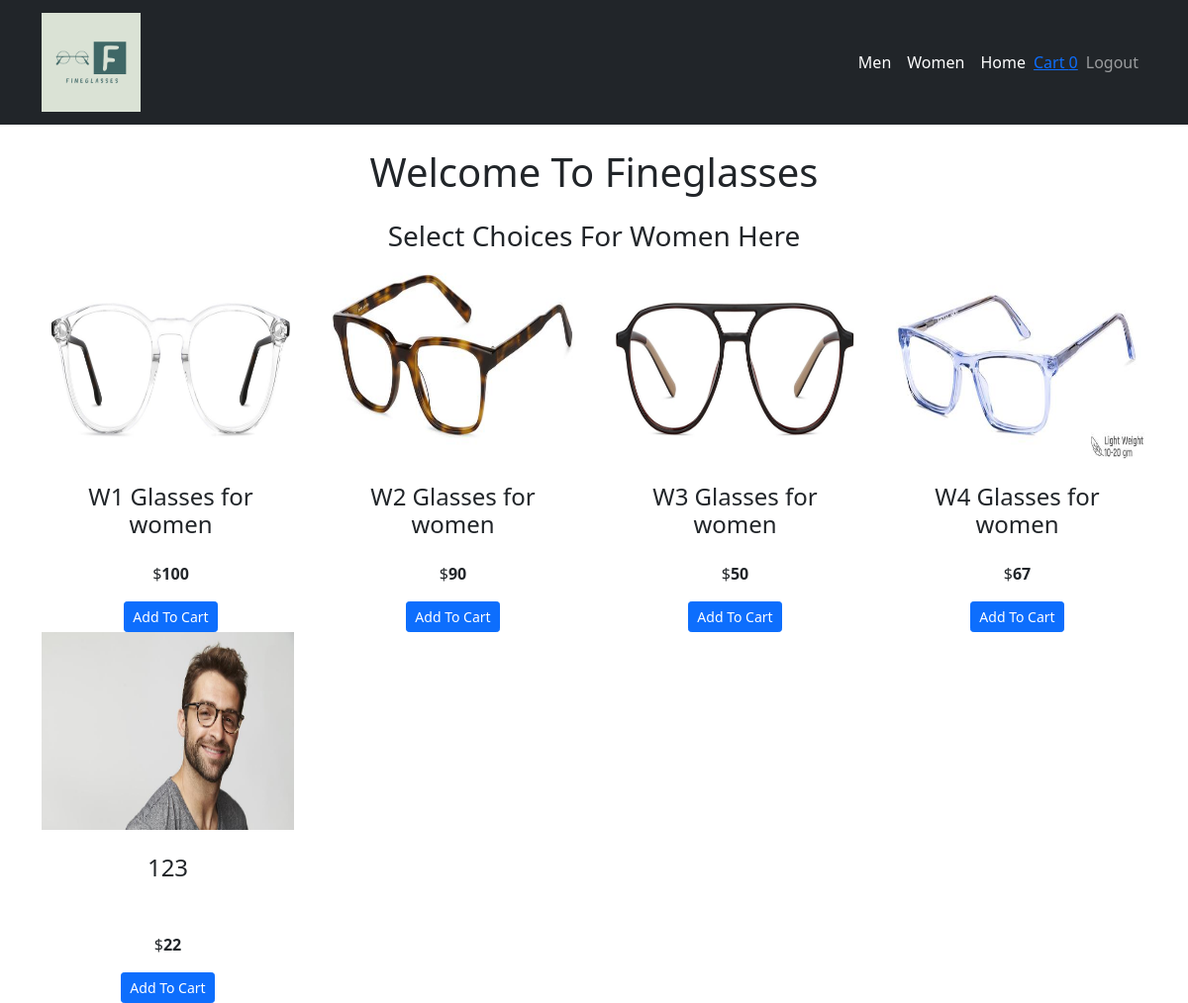
The page /women.php on the database its author committed.
### tables this page shows
CREATE TABLE `products` (
  `id` int(11) NOT NULL,
  `name` varchar(200) NOT NULL,
  `price` double NOT NULL,
  `photo` varchar(150) NOT NULL,
  `category` int(14) NOT NULL
);

### women.php (the view, shortened to what this page needs)
<?php
require_once ("config.php");
?>
<html>
<head>
    <link href="https://cdn.jsdelivr.net/npm/bootstrap@5.1.1/dist/css/bootstrap.min.css" rel="stylesheet">
    <link rel="stylesheet" href="https://cdn.jsdelivr.net/bxslider/4.2.12/jquery.bxslider.css">
</head>
<body>
<nav class="navbar navbar-expand-lg navbar-dark bg-dark static-top">
    <div class="container">
        <a class="navbar-brand" href="#">
            <img src="Logo.jpg.jpeg" alt="..." height="100">
        </a>
        <div class="collapse navbar-collapse" id="navbarSupportedContent">
            <ul class="navbar-nav ms-auto">
                <li class="nav-item">
                    <a class="nav-link active" aria-current="page" href="index1.php">Men</a>
                </li>
                <li class="nav-item">
                    <a class="nav-link active" aria-current="page" href="women.php">Women</a>
                </li>
                <li class="nav-item">
                    <a class="nav-link active" aria-current="page" href="index1.php">Home</a>
                </li>
                <li class="nav-item" style="padding-top: 8px;"><a href="view_cart.php"><span class="badge"></span> Cart <?php echo count($_SESSION['cart']); ?><span class="glyphicon glyphicon-shopping-cart"></span></a></li>
                <li class="nav-item">  <a  href="logout.php" class="nav-link ">Logout</a></li>
            </ul>
        </div>
    </div>
</nav>
<div class="container">
    <h1 class="mt-4" style="text-align: center">Welcome To Fineglasses</h1>
    <h3 class="mt-4" style="text-align: center">Select Choices For Women Here</h3>
</div>
<div class="container">
        <?php
    $sql = "SELECT * FROM products where category = '2' ";
    $query = $conn->query($sql);
    $inc = 4;
    while($row = $query->fetch_assoc()){
        $inc = ($inc == 4) ? 1 : $inc + 1;
        if($inc == 1) echo "<div class='row text-center'>";
        ?>
        <div class="col-sm-3">
            <div class="panel panel-default">
                <div class="panel-body">
                    <div class="row product_image">
                        <img src="<?php echo $row['photo'] ?>" width="80%" height="auto">
                    </div>&nbsp;
                    <div class="row product_name"><br>
                        <h4><?php echo $row['name']; ?></h4>
                    </div>
                    <div class="row product_footer">
                        <p class="pull-left">$<b><?php echo $row['price']; ?></b></p>
                        <span class="pull-right"><a href="add_cart.php?id=<?php echo $row['id']; ?>" class="btn btn-primary btn-sm"><span class="glyphicon glyphicon-plus"></span> Add To Cart</a></span><br>
                    </div>
                </div>
            </div>
        </div>
        <?php
    }
    if($inc == 1) echo "<div></div><div></div><div></div></div>";
    ?>
</div>
</body>
</html>

### women.php (style rules this page uses)
.product_image { height:200px; }
.product_name { height:80px; padding-left:20px; padding-right:20px; }
.product_footer { padding-left:20px; padding-right:20px; }

### rows shown on the page
products: photo (picture), name "W1 Glasses for women", price "100"
products: photo (picture), name "W2 Glasses for women", price "90"
products: photo (picture), name "W3 Glasses for women", price "50"
products: photo (picture), name "W4 Glasses for women", price "67"
products: photo (picture), name "123", price "22"

### other values the page prints
count($_SESSION['cart']) "0"
